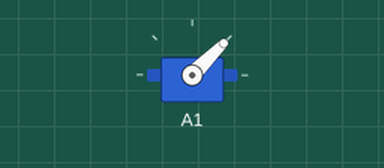
Simulated run of this program. Board: CircuitPython board. Shown: servo. What the program prints to the serial console is not drawn.

Above: at 0.05 s.
At 0.45 s:
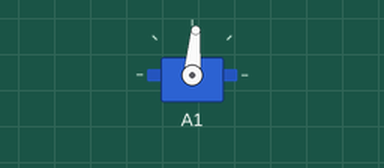
At 0.85 s:
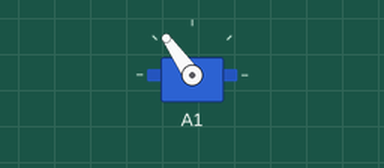
At 1.7 s:
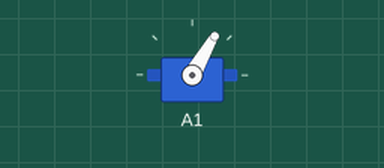
Timing chart, 0 to 4.1 s (numbered marks = the images above):
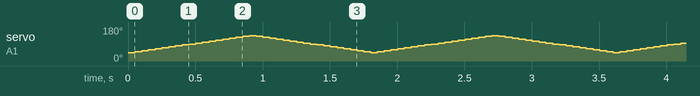

The program:

Example_06_servo.py
```python
# https://learn.adafruit.com/circuitpython-essentials/circuitpython-servo

import pwmio
import settings
from adafruit_motor import servo
from time import sleep

print('Running "%s"' % __file__)

servoPin = settings.servoPin

# create a PWMOut object on the correct Pin
pwm = pwmio.PWMOut(servoPin, duty_cycle=2 ** 15, frequency=50)

# Create a servo object, my_servo.
my_servo = servo.Servo(pwm)

while True:
    for angle in range(45, 135, 5):  # 0 - 180 degrees, 5 degrees at a time.
        my_servo.angle = angle
        sleep(0.05)
    for angle in range(135, 45, -5): # 180 - 0 degrees, 5 degrees at a time.
        my_servo.angle = angle
        sleep(0.05)

'''
Explore:
    * If you don’t remember what the for-loop is doing, try the following in the REPL console:
        for angle in range(0, 180, 5):print(angle)
    * Can you modify the code so that the servo moves when a button is pushed?
        - reuse code from Example_02_button.py

'''
```

settings.py
```python
import board

DEBUG = True      # Print statements from turtle.py to console

if True: # settings for Itsy Robot Base Kit
    # robot specific parameters
    wheel_dia = 52.5     # mm (increase = decrease distance)
    wheel_base = 76.35  # mm (increase = spiral clockwise)

     # stepper parameters
    steps_rev = 512    # 512 for 64x gearbox, 128 for 16x gearbox
    delay_time = 2     # time between steps in ms (too quick will freeze motors)
    invert_direction = True # change if turtle running backward

    # servo parameters
    PEN_DOWN = 160     # angle of servo when pen is down
    PEN_UP = 75      # angle of servo when pen is up
    min_pulse = 750
    max_pulse = 2500

    servoPin = board.A1
    speakerPin = board.A0
    buttonPin = board.D12

    rightLEDPin = board.D7
    leftLEDPin = board.D11
    emitterPin = board.D5

    rightDetectorPin = board.A3
    leftDetectorPin = board.A2

    L_In1_Pin = board.D13  # has onboard LED on it
    L_In2_Pin = board.D10
    L_In3_Pin = board.A4
    L_In4_Pin = board.A5

    R_In1_Pin = board.SCK
    R_In2_Pin = board.MOSI
    R_In3_Pin = board.MISO
    R_In4_Pin = board.D9

else: # pins for IstyBitsy M4 Breadboard Robot
    # robot specific parameters
    wheel_dia = 57     # mm (increase = decrease distance)
    wheel_base = 106.8  # mm (increase = spiral clockwise)

    # stepper parameters
    steps_rev = 512    # 512 for 64x gearbox, 128 for 16x gearbox
    delay_time = 2     # time between steps in ms (too quick will freeze motors)
    invert_direction = False  # change if turtle running backward

    # servo parameters
    PEN_DOWN = 75     # angle of servo when pen is down
    PEN_UP = 160      # angle of servo when pen is up
    min_pulse = 750
    max_pulse = 2500

    servoPin = board.D7
    speakerPin = board.D5
    buttonPin = board.MISO

    leftLEDPin = board.A2
    rightLEDPin = board.A3
    emitterPin = board.A1

    rightDetectorPin = board.A4
    leftDetectorPin = board.A5

    L_In1_Pin = board.D13  # has onboard LED on it
    L_In2_Pin = board.D12
    L_In3_Pin = board.D11
    L_In4_Pin = board.D10

    R_In1_Pin = board.SCL
    R_In2_Pin = board.SDA
    R_In3_Pin = board.D1
    R_In4_Pin = board.D0
```
